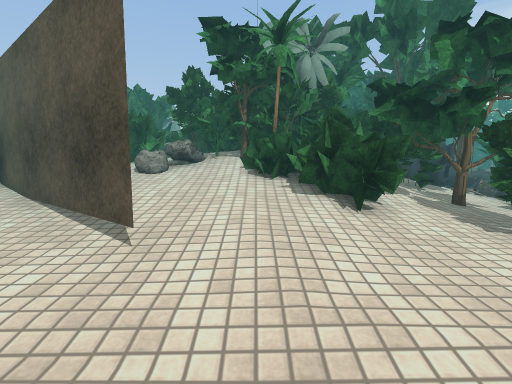
View 1 (above)

16 first-person views from a walk through a 3-D level made in the Unity game engine. The camera is 1.2 m above the floor, tilts 6° down and sees 85° across. The floor is counted in squares, 1 m on a side. Each view is taken from the middle of a square. On the plan, view 1 faces up. The plan holds only what a view shows up to about 13 squares ahead; the rest is blank. The place goes on beyond the plan. Surface patterns are stand-ins for the level's own textures.

View 2
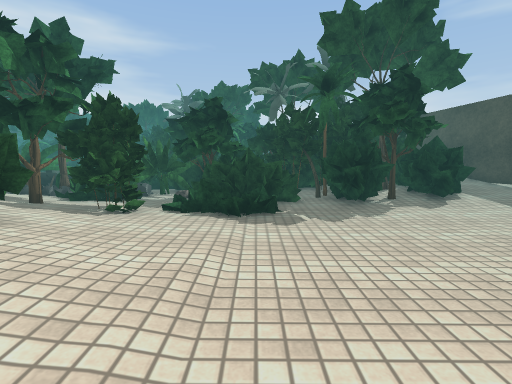

View 3
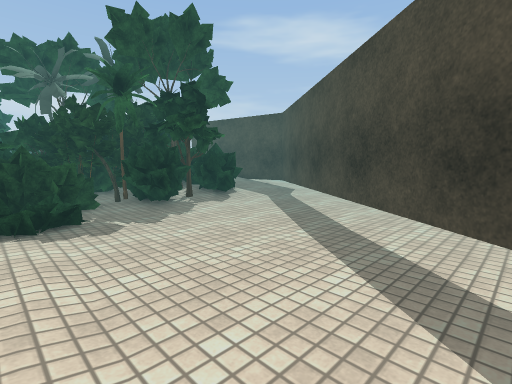

View 4
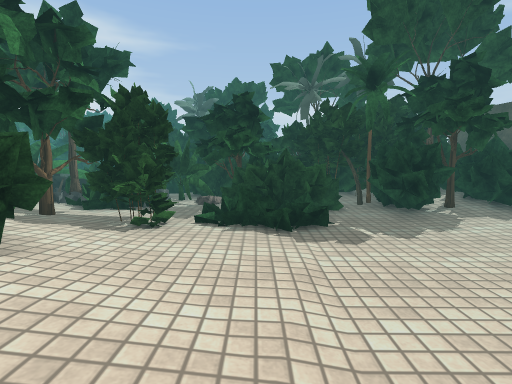

View 5
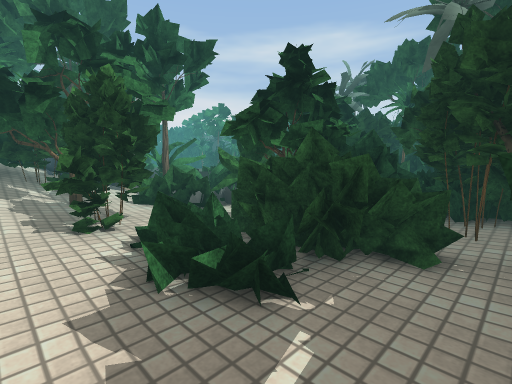

View 6
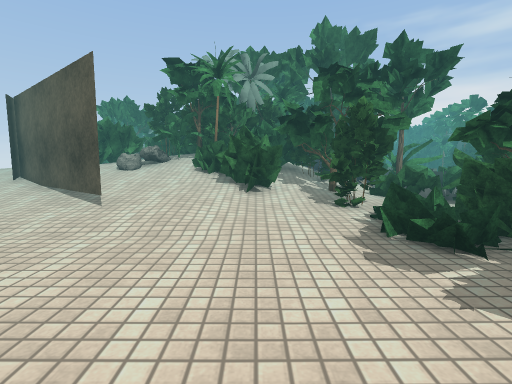

View 7
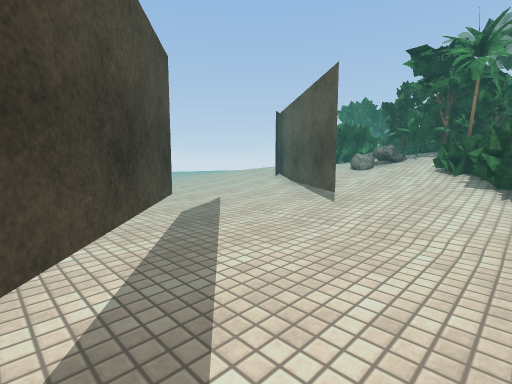

View 8
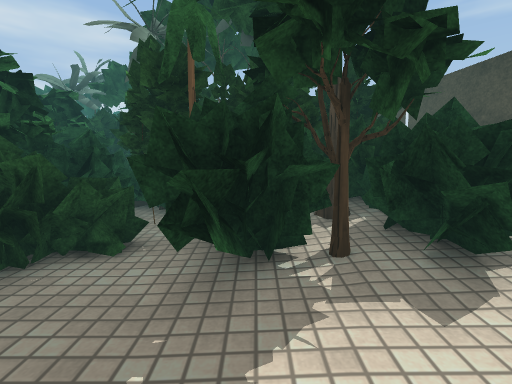

View 9
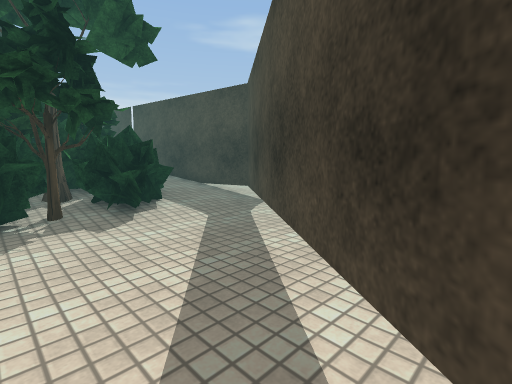

View 10
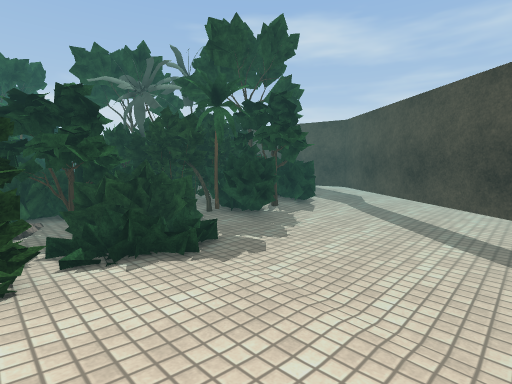

View 11
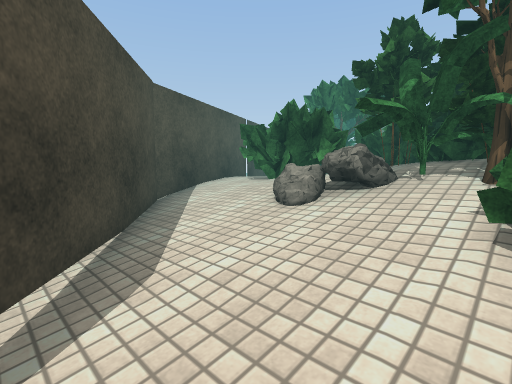

View 12
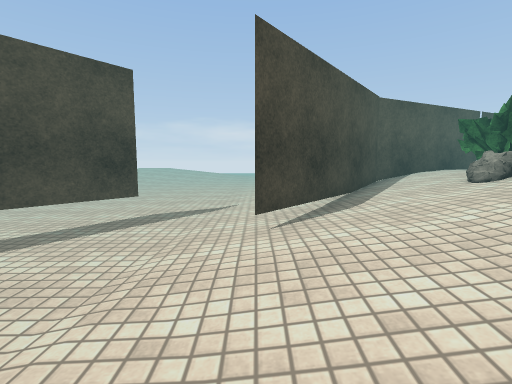

View 13
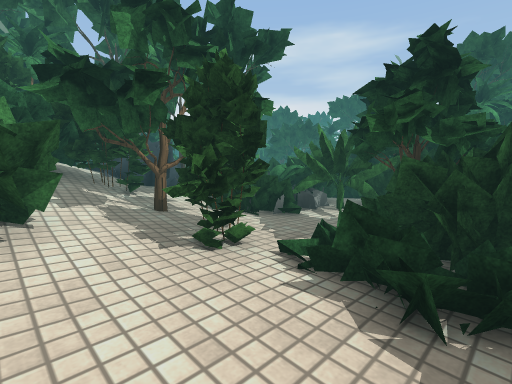

View 14
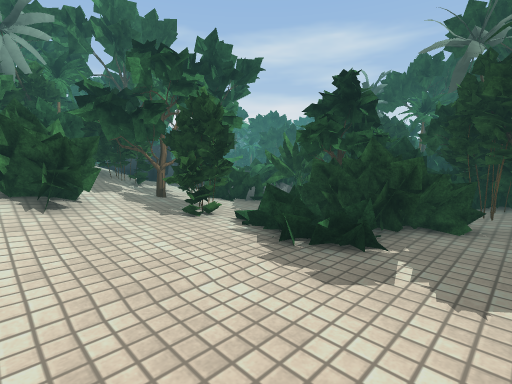

View 15
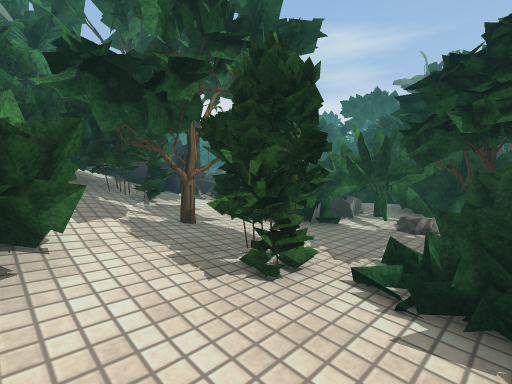

View 16
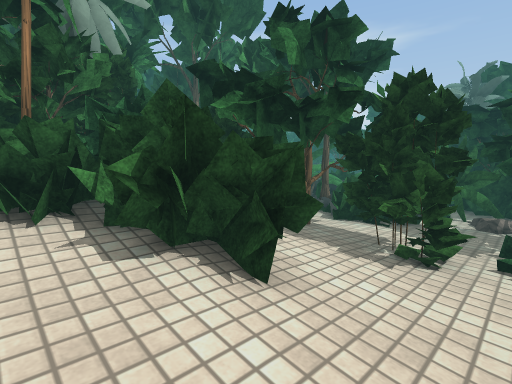

### Floor plan
Key: @ floor where view 1 was taken; # wall or solid block; . main floor; : floor 0.25 m higher than the main floor; + floor 0.5 m higher than the main floor; * floor 0.75 m higher than the main floor; % floor 1 m higher than the main floor; / step, stairs or slope; = window, fence, low wall or low ledge; T thing the floor can be seen under or through; O other object.
Columns run from 8 left of view 1 to 19 right of it. Each row starts with its distance up from view 1.
  9  # %%/##O #O###OOOOO
  8  #*//OOO#OOO####O OO
  7  ##*/**/#OO O#####OO
  6  +##++//*OOOO#OOOO#OO
  5 :::###+/+OOO##OOOOO O
  4 :::::##:+:O:##OOOOOOO ####
  3 ....::#//::..=OOOOOOO  OOO O
  2 .............OOOOO  OO OOO O
  1 ..............OOOOO#   OOO
  0 .....T..@.....OO##O     O
 -1 .....TT.......OO###
 -2 ......TT.....OOO###
 -3   .....TTT....OO###
 -4    .. ...TT..OOOOO#
 -5         ..TT.:OOOO#
 -6         ...TT :=  #
 -7          ....T#######
 -8           ....##+
 -9             .. ::

Where each view was taken, in squares from view 1:
view 1: 0 up, 0 right, facing up
view 2: 1 up, 2 left, facing right
view 3: 2 up, 2 left, facing down-right
view 4: 2 up, 1 left, facing right
view 5: 1 down, 3 right, facing up-right
view 6: 3 down, 2 right, facing up
view 7: 3 down, 2 right, facing up-left
view 8: 2 down, 3 right, facing right
view 9: 2 down, 0 right, facing down-right
view 10: 4 up, 0 right, facing down-right
view 11: 4 up, 0 right, facing up-left
view 12: 3 up, 3 right, facing left
view 13: 1 up, 2 right, facing up-right
view 14: 1 down, 1 right, facing up-right
view 15: 2 up, 2 right, facing up-right
view 16: 3 up, 0 right, facing up-right
